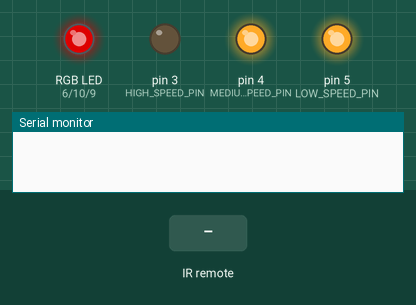
A sketch run on a simulated Arduino Uno, built with avr-gcc and run on an emulated ATmega328P. Shown: an RGB LED mixed from three pins (HIGH = lit), output pins drawn as LEDs (lit = HIGH), the last lines printed to the serial monitor. The test bench sets the inputs (shaded band). Dim RGB values are drawn brighter than linear; EEPROM starts erased.

Above: at 1.2 s.
1.3 s: infrared code 0xF740BF received
At 1.6 s:
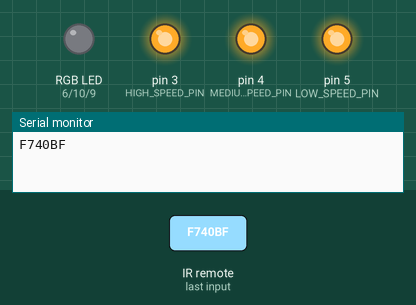
2.8 s: infrared code 0xF7C03F received
At 4.0 s:
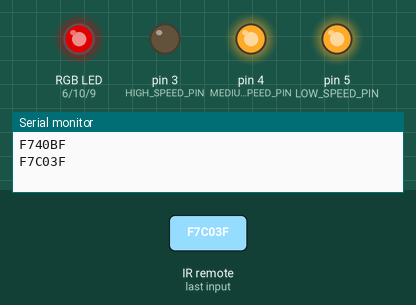
4.3 s: infrared code 0xF720DF received
At 5.4 s:
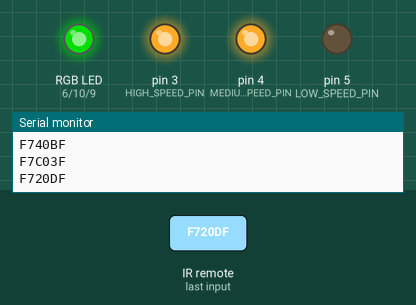
5.8 s: infrared code 0xF700FF received
At 6.5 s:
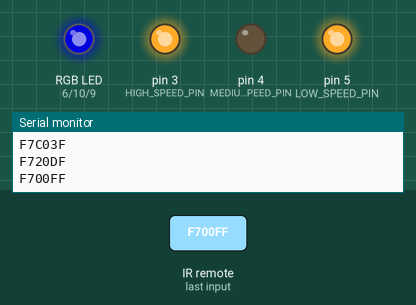
Timing chart, 0 to 8.3 s (numbered marks = the images above; inputs shaded):
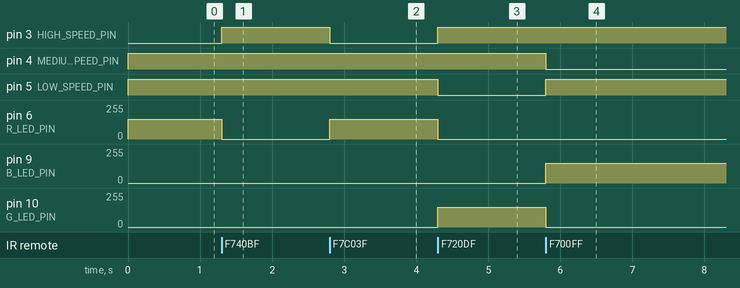

The sketch:

arduino-ir-ac-fan-control.ino
```cpp
#include <EEPROM.h>
#include <IRremote.h>

bool isOpen = false;

unsigned int currentStatus = 1;

#define R_LED_PIN 6
#define G_LED_PIN 10
#define B_LED_PIN 9

#define LOW_SPEED_PIN 5 // YELLOW CABLE
#define MEDIUM_SPEED_PIN 4 // ORANGE CABLE
#define HIGH_SPEED_PIN 3 // GREEN CABLE

#define RECEIVER_PIN 2

IRrecv receiver(RECEIVER_PIN);
decode_results decodedData;

void setup()
{
  receiver.enableIRIn();

  Serial.begin(9600);

  pinMode(R_LED_PIN, OUTPUT);
  pinMode(G_LED_PIN, OUTPUT);
  pinMode(B_LED_PIN, OUTPUT);

  pinMode(LOW_SPEED_PIN, OUTPUT);
  pinMode(MEDIUM_SPEED_PIN, OUTPUT);
  pinMode(HIGH_SPEED_PIN, OUTPUT);

  currentStatus = (unsigned int) EEPROM.read(0);
  isOpen = (boolean) EEPROM.read(1);

  if (isOpen)
    updateAllRelays();
  else
    closeAllRelays();
}

void closeAllRelays() {
  digitalWrite(LOW_SPEED_PIN, HIGH);
  digitalWrite(MEDIUM_SPEED_PIN, HIGH);
  digitalWrite(HIGH_SPEED_PIN, HIGH);

  changeLedColor(0, 0, 0);

  EEPROM.update(1, false);
}

void updateAllRelays() {
  closeAllRelays();

  if (!isOpen)
    return;

  if (currentStatus == 1) {
    changeLedColor(0, 150, 0);

    digitalWrite(LOW_SPEED_PIN, LOW);

  } else if (currentStatus == 2) {
    changeLedColor(0, 0, 150);

    digitalWrite(MEDIUM_SPEED_PIN, LOW);
  } else {
    changeLedColor(150, 0, 0);

    digitalWrite(HIGH_SPEED_PIN, LOW);
  }

  EEPROM.update(0, currentStatus);
  EEPROM.update(1, isOpen);
}

void changeLedColor(unsigned int r, unsigned int g, unsigned int b) {
  analogWrite(R_LED_PIN, r);
  analogWrite(G_LED_PIN, g);
  analogWrite(B_LED_PIN, b);
}

void loop()
{

  if (receiver.decode(&decodedData))
  {
    Serial.println(decodedData.value, HEX);


    if (decodedData.value == 0xF7C03F && !isOpen) // ON
    {
      isOpen = true;
      updateAllRelays();
    }
    else if (decodedData.value == 0xF740BF && isOpen) // OFF
    {
      isOpen = false;
      closeAllRelays();
    } else if (decodedData.value == 0xF700FF  && currentStatus != 3 && isOpen) // INCREASE SPEED
    {
      currentStatus++;
      updateAllRelays();
    }

    else if (decodedData.value == 0xF7807F && currentStatus != 1 && isOpen) // DECREASE SPEED
    {
      currentStatus--;
      updateAllRelays();

    } else if (decodedData.value == 0xF720DF && currentStatus != 1 && isOpen) // r
    {
      currentStatus = 1;
      updateAllRelays();

    } else if (decodedData.value == 0xF7A05F && currentStatus != 2 && isOpen) // g
    {
      currentStatus = 2;
      updateAllRelays();

    }
    else if (decodedData.value == 0xF7609F && currentStatus != 3 && isOpen) // b
    {
      currentStatus = 3;
      updateAllRelays();

    }

    receiver.resume();
  }
}
```

Measured:
- after the input at 1.3 s, pin 3 (HIGH_SPEED_PIN): LOW → HIGH at once; pin 6 (R_LED_PIN): 150/255 → 0/255 at once
- after the input at 2.8 s, pin 3 (HIGH_SPEED_PIN): HIGH → LOW at once; pin 6 (R_LED_PIN): 0/255 → 150/255 at once
- after the input at 4.3 s, pin 3 (HIGH_SPEED_PIN): LOW → HIGH at once; pin 5 (LOW_SPEED_PIN): HIGH → LOW at once; pin 6 (R_LED_PIN): 150/255 → 0/255 at once; pin 10 (G_LED_PIN): 0/255 → 150/255 at once
- after the input at 5.8 s, pin 4 (MEDIUM_SPEED_PIN): HIGH → LOW at once; pin 5 (LOW_SPEED_PIN): LOW → HIGH at once; pin 9 (B_LED_PIN): 0/255 → 150/255 at once; pin 10 (G_LED_PIN): 150/255 → 0/255 at once
